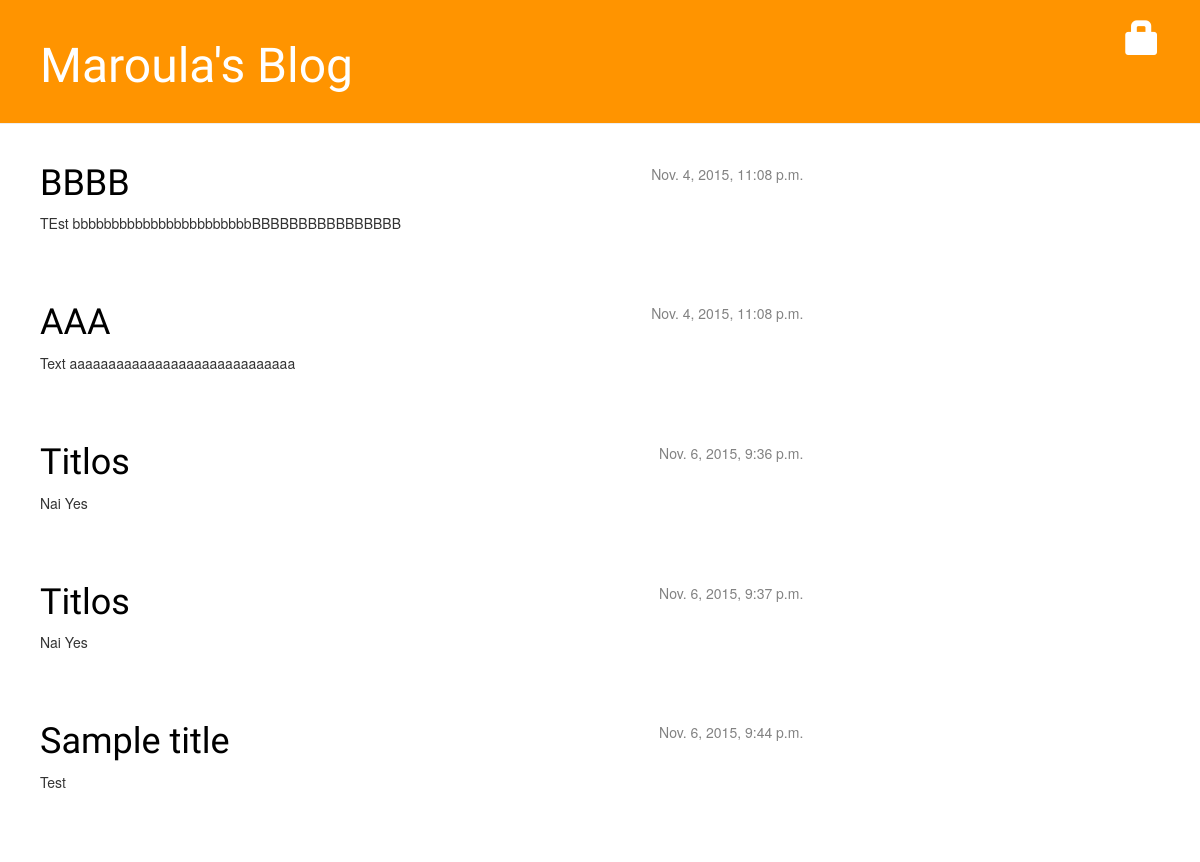
The app's page /, older data.
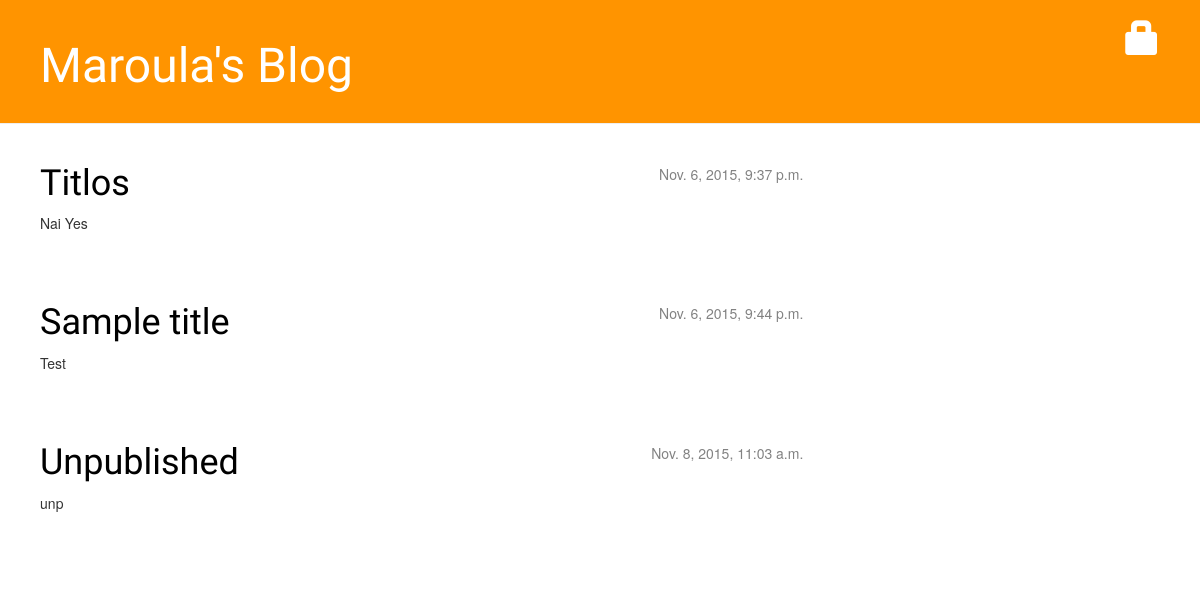
The same page, newer data.
### blog/models.py (models this page shows, shortened)
class Post(models.Model):
    author = models.ForeignKey('auth.User')
    title = models.CharField(max_length=200)
    text = models.TextField()
    created_date = models.DateTimeField(
            default=timezone.now)
    published_date = models.DateTimeField(
            blank=True, null=True)

### blog/views.py (the view)
# urls.py: url(r'^$', views.post_list, name='post_list'),
def post_list(request):
    posts = Post.objects.filter(published_date__lte=timezone.now()).order_by('published_date')
    return render(request, 'blog/post_list.html', {'posts': posts})

### blog/templates/blog/post_list.html
{% extends "blog/base.html" %}
{% block content %}
    {% for post in posts %}
        <div class="post">
            <div class="date">
                {{ post.published_date }}
            </div>
            <h1><a href="{% url "post_detail" pk=post.pk %}">{{ post.title }}</a></h1>
            <p>{{ post.text|linebreaks }}</p>
        </div>
    {% endfor %}
{% endblock %}

Row changes from the older to the newer data that the page shows:
removed Post: published_date "Nov. 4, 2015, 11:08 p.m.", title "BBBB", text "TEst bbbbbbbbbbbbbbbbbbbbbbbBBBBBBBBBBBBBBBB"
removed Post: published_date "Nov. 4, 2015, 11:08 p.m.", title "AAA", text "Text aaaaaaaaaaaaaaaaaaaaaaaaaaaaa"
removed Post: published_date "Nov. 6, 2015, 9:36 p.m.", title "Titlos", text "Nai Yes"
added Post: published_date "Nov. 8, 2015, 11:03 a.m.", title "Unpublished", text "unp"
